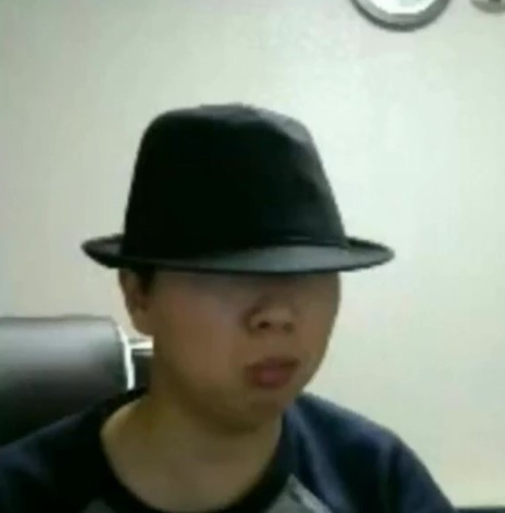
#> input picture AI_Source/AI_01/6_1.OpenCV/images/umm.png, 505 x 513 px
$ python OpenCV_cornerDetect.py   (older library calls are emulated)
#> lines starting #> are read from the running program, lines starting #| are printed output that depends on the picture; after the words box and inside, x2 and y2 are one past the last pixel; in counts of white or black regions, pixels touching at a corner belong together
import cv2
import numpy as np
from OpenCV_show_func import img_show

img = cv2.imread('./images/umm.png')
#> img is the input picture: shape (513, 505, 3); mean B, G, R 128.4, 141.4, 133.9
gray = cv2.cvtColor(img, cv2.COLOR_BGR2GRAY)
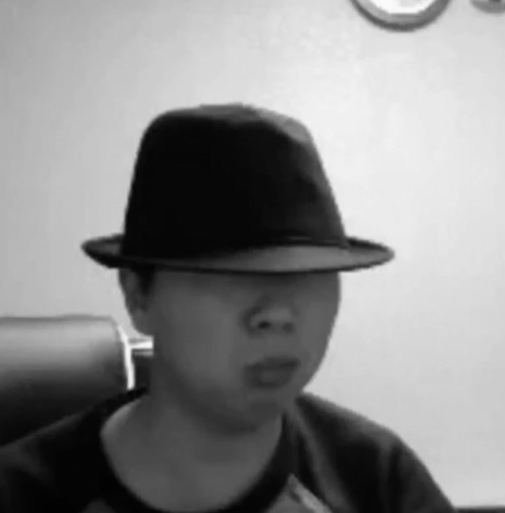
#> gray: shape (513, 505); min 1, max 252, mean 137.7
corner = cv2.cornerHarris(gray, 2, 3, 0.02)
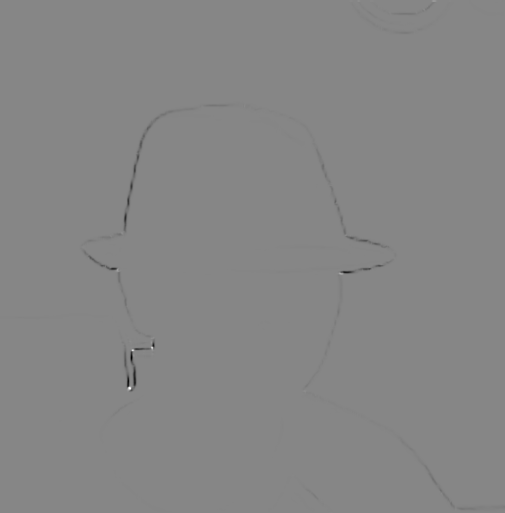
#> corner: shape (513, 505) float32; min -0.000536, max 0.000483, mean -8.96e-07; drawn with min black and max white

coord = np.where(corner > 0.1 * corner.max())
#> coord = 42 positions, rows 0 to 390, columns 117 to 435
coord = np.stack((coord[1], coord[0]), axis=1)
#> coord = 42 pairs, first value 117 to 435, second value 0 to 390

for x, y in coord:
  cv2.circle(img, (x, y), 5, (0, 0, 255), 1, cv2.LINE_AA)
#> this loop made 42 passes
#> (x, y) on passes 1 to 12: (433, 0), (434, 0), (435, 0), (433, 1), (434, 1), (435, 1), (117, 269), (117, 270), (117, 271), (339, 273), (340, 273), (341, 273)
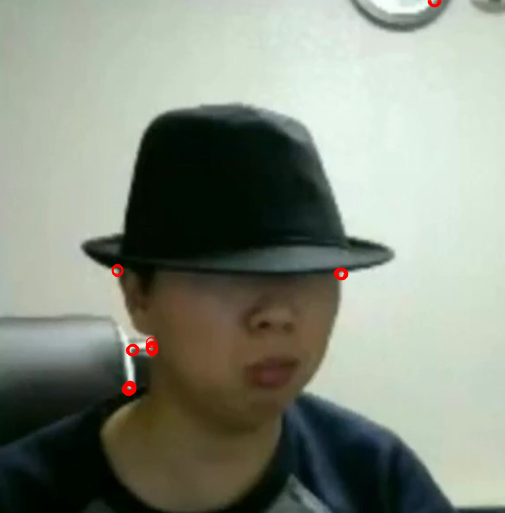
#> img: shape (513, 505, 3); 0.36% of pixels changed, all inside (x1, y1, x2, y2) = (111, 0, 442, 397)

corner_norm = cv2.normalize(corner, None, 0, 255, cv2.NORM_MINMAX,cv2.CV_8U)
corner_norm = cv2.cvtColor(corner_norm, cv2.COLOR_GRAY2BGR)
#> corner_norm: shape (513, 505, 3)

merged = np.hstack((corner_norm, img))
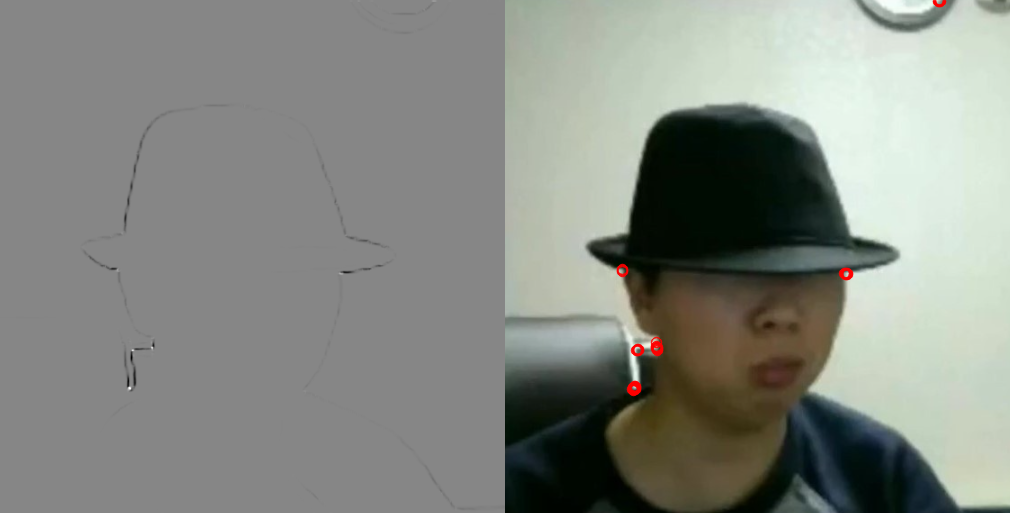
#> merged: shape (513, 1010, 3); mean B, G, R 130.9, 137.4, 134
# merged_re = cv2.resize(merged, dsize=(0, 0), fx=0.3, fy=0.3, interpolation=cv2.INTER_LINEAR)

cv2.imshow('Harris Corner', merged)
cv2.waitKey()
cv2.destroyAllWindows()

# 시-토마시 검출 (Shi & Tomasi Detect)
# 해리스 코너 검출을 좀더 개선한 알고리즘이다.
# cv2.goodFeaturesToTrack(
#   image,
#   -> 입력 이미지

#   maxCorners,
#   -> 최대 코너 개수
#   (코너 최대 값보다 낮은 개수만 반환 / xCorners <= 0이면 무제한)

#   qualityLevel,
#   -> 코너점 결정을 위한 값으로 환할 코너의 최소 품질을 설정
#   코너 품질은 0.0 ~ 1.0 사이의 값으로 할당할 수 있으며,
#   일반적으로 0.01 ~ 0.10 사이의 값 사용

#   minDistance,
#   -> 코너점 사이의 최소 거리
#   (설정된 최소 거리 이상의 값만 검출)

#   corners,
#   -> 컴출된 코너점 좌표

#   mask=None,
#   -> 마스크 이미지
#   (요소 값이 0인 곳은 코너로 계산하지 않는다.)

#   blockSize=None,
#   -> 코너 검출을 위한 블록 크기 (기본 값은 3)

#   useHarrisDetector=None,
#   -> 해리스 코너 방법 사용 여부 (기본 값은 False)

#   k=None
#   -> 해리스 코너 검출 시 사용할 k 값
# )

# 3차원 실수 행렬(n, 1, 2)로 반환하며 n으로 코너점 검출 개수를 반환한다.
# x 좌표는 [i, 0, 0], y 좌표는 [i, 0, 1]이다.
# 실수로 저장되므로 int로 변환하여 사용해야 한다.

$ run again, with AI_Source/AI_01/6_1.OpenCV/images/car_num.png copied over AI_Source/AI_01/6_1.OpenCV/images/umm.png
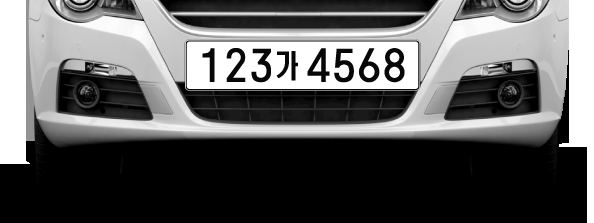
#> input picture AI_Source/AI_01/6_1.OpenCV/images/car_num.png, 594 x 223 px
#> img is the input picture: shape (223, 594, 3); mean B, G, R 95.3, 95.3, 95.3
#> `corner = cv2.cornerHarris(gray, 2, 3, 0.02)`:
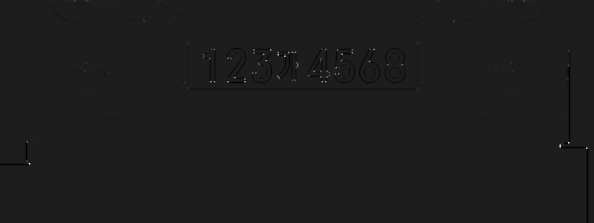
#> corner: shape (223, 594) float32; min -0.02, max 0.151, mean -0.000131; drawn with min black and max white
#> `coord = np.where(corner > 0.1 * corner.max())`: coord = 245 positions, rows 0 to 164, columns 26 to 587
#> `coord = np.stack((coord[1], coord[0]), axis=1)`: coord = 245 pairs, first value 26 to 587, second value 0 to 164
#> the loop `for x, y in coord:` made 245 passes
#> (x, y) on passes 1 to 3: (74, 0), (86, 0), (511, 0)
#> `merged = np.hstack((corner_norm, img))`:
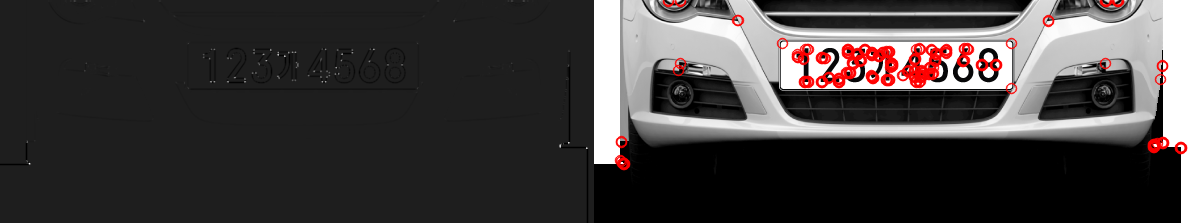
#> merged: shape (223, 1188, 3); mean B, G, R 59.7, 59.7, 64
